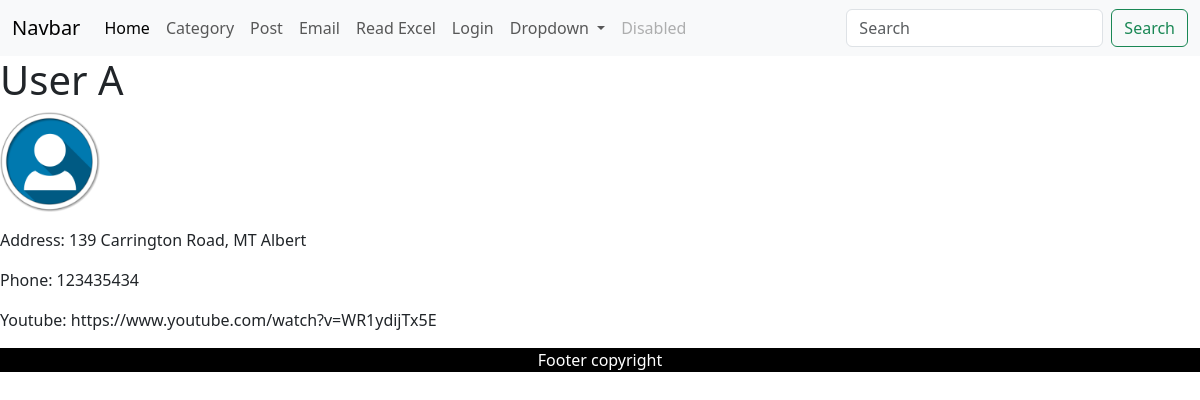
Page /show_profile/1/ on the committed database.
### blog/models.py (models this page shows, shortened)
class Profile(models.Model):
    user = models.OneToOneField(User, on_delete=models.CASCADE)
    image = models.ImageField(default='default.jpg', upload_to='profile_pics')
    address = models.CharField(max_length=100)
    phone = models.CharField(max_length=100)
    youtube = models.URLField(max_length=200)

### blog/views.py (the view)
# urls.py: path('show_profile/<int:pk>/', views.ProfileDetailView.as_view(), name='show_profile'),
class ProfileDetailView(DetailView):
    model = Profile
    template_name = "show_profile.html"

### blog/templates/show_profile.html (shortened to what this page needs)
{% extends "base.html" %}
{% block content %}
    <h1>{{ profile.user.first_name }}</h1>
    <p><img src="{{ profile.image.url }}" width="100px"> </p>
    <p>Address: {{ profile.address }}</p>
    <p>Phone: {{ profile.phone }}</p>
    <p>Youtube: {{ profile.youtube }}</p>
{% endblock %}

### rows in the picture
Profile: user.first_name "User A", image (picture), address "139 Carrington Road, MT Albert", phone "123435434", youtube "https://www.youtube.com/watch?v=WR1ydijTx5E"
